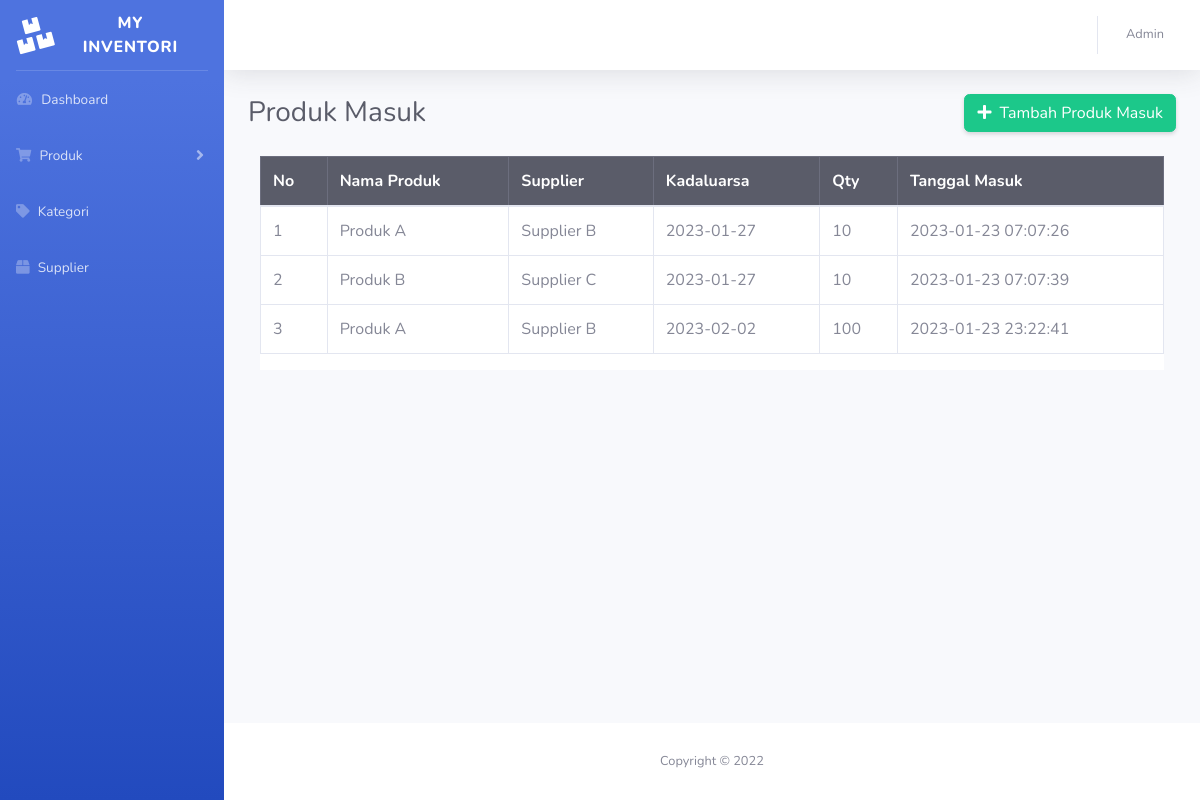
Before: /produk_masuk.php (signed in) with the older database file.
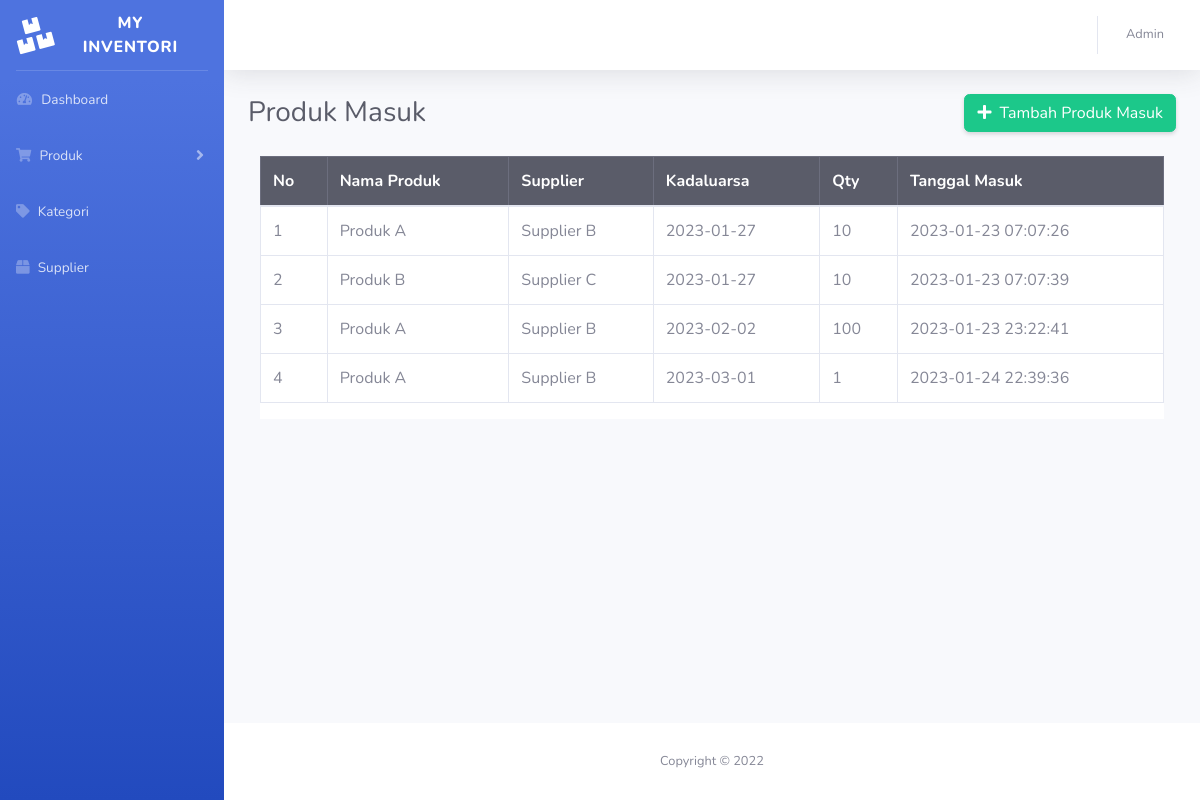
After: the same page with the newer database file.
### tables this page shows
CREATE TABLE `produk_masuk` (
  `id_masuk` int(255) NOT NULL,
  `id_produk` int(255) NOT NULL,
  `id_supplier` int(255) NOT NULL,
  `kadaluarsa` date NOT NULL,
  `qty` int(255) NOT NULL,
  `tgl_masuk` timestamp NOT NULL DEFAULT CURRENT_TIMESTAMP
);

CREATE TABLE `produk` (
  `id_produk` int(255) NOT NULL,
  `nama_produk` varchar(255) NOT NULL,
  `id_kategori` int(255) NOT NULL,
  `harga` int(255) NOT NULL
);

CREATE TABLE `supplier` (
  `id_supplier` int(255) NOT NULL,
  `nama_supplier` varchar(255) NOT NULL,
  `alamat` varchar(255) NOT NULL,
  `email` varchar(255) NOT NULL,
  `telpon` varchar(255) NOT NULL
);

### produk_masuk.php (the view, shortened to what this page needs)
<?php
include '_koneksi.php';
$sql = "SELECT * FROM produk_masuk
INNER JOIN produk ON produk_masuk.id_produk = produk.id_produk
INNER JOIN supplier ON produk_masuk.id_supplier = supplier.id_supplier";
$result = $conn->query($sql);
if ($result->num_rows > 0) {
  while($row = $result->fetch_assoc()) {
    $produk_masuk[] = $row;
  }
} else {
  echo "0 results";
}
?>
<!DOCTYPE html>
<html lang="en">
<head>
    <link href="vendor/fontawesome-free/css/all.min.css" rel="stylesheet" type="text/css">
    <link href="css/sb-admin-2.min.css" rel="stylesheet">
</head>
<body id="page-top">
    <div id="wrapper">
		<?php include 'inc/sidebar.php'; ?>
        <div id="content-wrapper" class="d-flex flex-column">
            <div id="content">
				<?php include 'inc/topbar.php'; ?>
                <div class="container-fluid">
					<div class="d-sm-flex align-items-center justify-content-between mb-4">
						<h1 class="h3 mb-0 text-gray-800">Produk Masuk</h1>
						<a href="produk_masuk_tambah.php" class="btn btn-success shadow-sm">
						<i class="fas fa-plus mr-1"></i> Tambah Produk Masuk</a>
					</div>
					<div class="container">
						<div class="row bg-white">
							<table class="table table-bordered" id="dataTable" cellspacing="0">
								<thead class="table-dark">
									<tr>
										<th>No</th>
										<th>Nama Produk</th>
										<th>Supplier</th>
										<th>Kadaluarsa</th>
										<th>Qty</th>
										<th>Tanggal Masuk</th>
									</tr>
								</thead>
								<tbody>
								<?php foreach($produk_masuk as $produk_masuk): ?>
									<tr>
										<td><?= $produk_masuk['id_masuk'] ?></td>
										<td><?= $produk_masuk['nama_produk'] ?></td>
										<td><?= $produk_masuk['nama_supplier'] ?></td>
										<td><?= $produk_masuk['kadaluarsa'] ?></td>
										<td><?= $produk_masuk['qty'] ?></td>
										<td><?= $produk_masuk['tgl_masuk'] ?></td>
									</tr>
								<?php endforeach; ?>
								</tbody>
							</table>
						</div>
					</div>
                </div>
            </div>
			<?php include 'inc/footer.php'; ?>
        </div>
    </div>
</body>
</html>

### inc/sidebar.php (shortened to what this page needs)
     <ul class="navbar-nav bg-gradient-primary sidebar sidebar-dark accordion" id="accordionSidebar">
          <a class="sidebar-brand d-flex align-items-center justify-content-center" href="dashboard.php">
              <div class="sidebar-brand-icon rotate-n-15">
                  <i class="fas fa-boxes"></i>
              </div>
              <div class="sidebar-brand-text mx-3">My Inventori</div>
          </a>
          <hr class="sidebar-divider my-0">
          <li class="nav-item">
              <a class="nav-link" href="dashboard.php">
                  <i class="fas fa-fw fa-tachometer-alt"></i>
                  <span>Dashboard</span></a>
          </li>
          <li class="nav-item">
              <a class="nav-link collapsed" href="#" data-toggle="collapse" data-target="#collapseTwo"
                  aria-expanded="true" aria-controls="collapseTwo">
                  <i class="fas fa-shopping-cart"></i>
                  <span>Produk</span>
              </a>
          </li>
          <li class="nav-item">
              <a class="nav-link" href="kategori.php">
                  <i class="fas fa-tag"></i>
                  <span>Kategori</span></a>
          </li>
          <li class="nav-item">
              <a class="nav-link" href="supplier.php">
                  <i class="fas fa-box"></i>
                  <span>Supplier</span></a>
          </li>
</ul>

### inc/topbar.php (shortened to what this page needs)
<nav class="navbar navbar-expand navbar-light bg-white topbar mb-4 static-top shadow">
    <ul class="navbar-nav ml-auto">
        <li class="nav-item dropdown no-arrow">
            <a class="nav-link dropdown-toggle" href="#" id="userDropdown" role="button"
                data-toggle="dropdown" aria-haspopup="true" aria-expanded="false">
                <span class="mr-2 d-none d-lg-inline text-gray-600 small">Admin</span>
            </a>
        </li>
    </ul>
</nav>

### inc/footer.php
<footer class="sticky-footer bg-white">
     <div class="container my-auto">
         <div class="copyright text-center my-auto">
             <span>Copyright &copy; 2022</span>
         </div>
     </div>
 </footer>

Changed rows visible on the page:
added produk_masuk: id_masuk "4", id_produk.nama_produk "Produk A", id_supplier.nama_supplier "Supplier B", kadaluarsa "2023-03-01", qty "1", tgl_masuk "2023-01-24 22:39:36"
